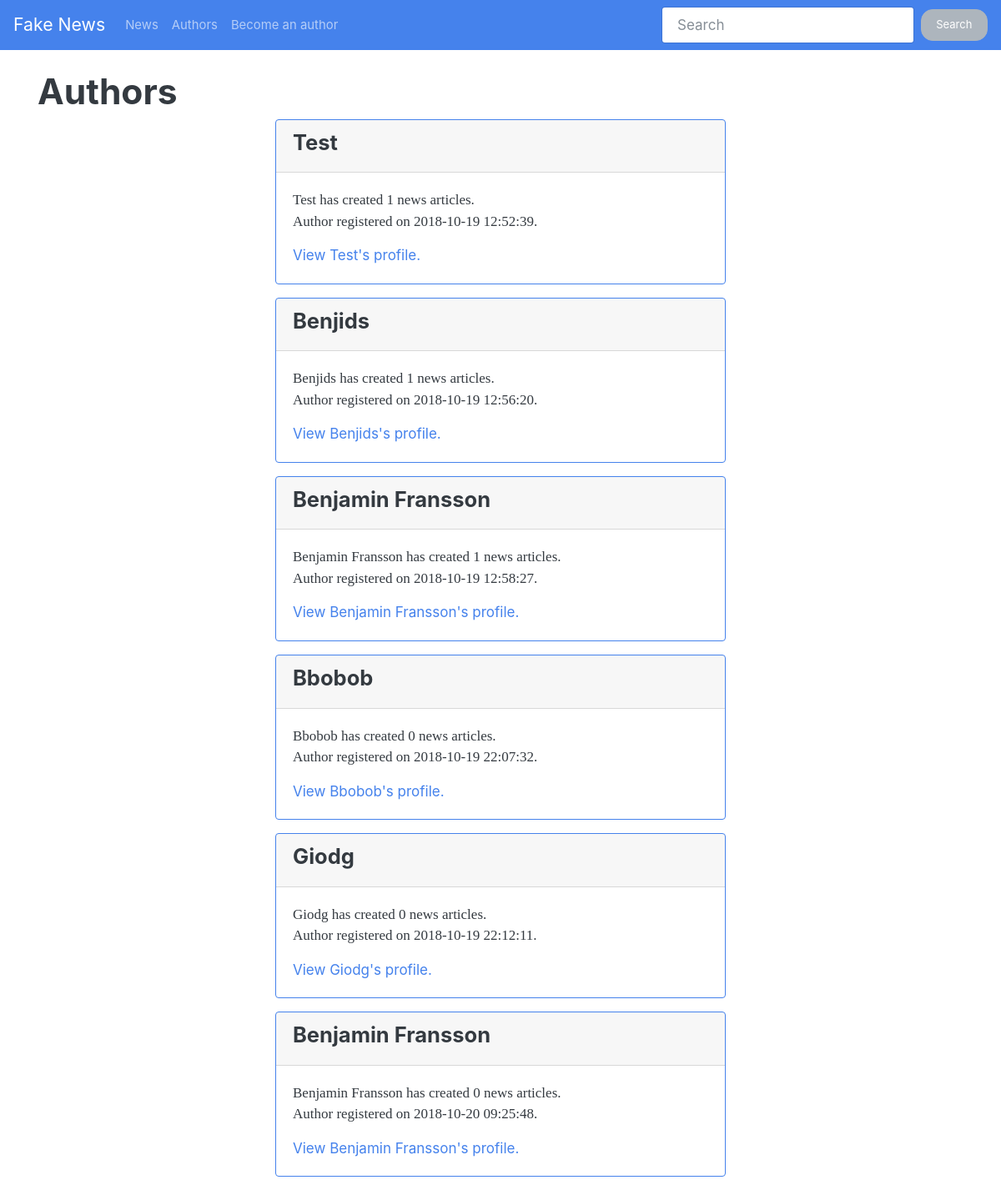
The page /authors.php on the database its author committed.
### tables this page shows
CREATE TABLE authors (
                id INTEGER PRIMARY KEY AUTOINCREMENT,
                name TEXT NOT NULL,
                email TEXT NOT NULL,
                password TEXT NOT NULL,
                date TIMESTAMP NOT NULL DEFAULT CURRENT_TIMESTAMP
                );

### authors.php (called while the page is built, shortened)
<?php
require_once $_SERVER['DOCUMENT_ROOT'].'/database/db.php';
$title = 'Authors';
require_once $_SERVER['DOCUMENT_ROOT'].'/components/head.php';
require_once $_SERVER['DOCUMENT_ROOT'].'/components/nav.php';
require_once $_SERVER['DOCUMENT_ROOT'].'/content/authors.php';
require_once $_SERVER['DOCUMENT_ROOT'].'/components/footer.php';

### database/db.php (called while the page is built, shortened)
<?php
class ConnectToDatabase
{
    private $pdo;
    public function __construct()
    {
        $this->fileName = $_SERVER['DOCUMENT_ROOT'].'/database/fake-news.db';
        $dsn = "sqlite:$this->fileName";
        $this->pdo = new PDO($dsn);
        $this->pdo->setAttribute(PDO::ATTR_ERRMODE,
                            PDO::ERRMODE_EXCEPTION);
        $this->pdo->exec('CREATE TABLE IF NOT EXISTS authors (
                id INTEGER PRIMARY KEY AUTOINCREMENT,
                name TEXT NOT NULL,
                email TEXT NOT NULL,
                password TEXT NOT NULL,
                date TIMESTAMP NOT NULL DEFAULT CURRENT_TIMESTAMP
                );');
        $this->pdo->exec('CREATE TABLE IF NOT EXISTS news (
                id INTEGER PRIMARY KEY AUTOINCREMENT,
                title TEXT NOT NULL,
                content TEXT NOT NULL,
                author INTEGER,
                likes INTEGER NOT NULL,
                date TIMESTAMP NOT NULL DEFAULT CURRENT_TIMESTAMP,
                FOREIGN KEY (id) REFERENCES authors(id)
                );');
    }
    public function getData(string $query, ?array $params = []): array
    {
        $sth = $this->pdo->prepare($query);
        $sth->execute($params);
        return $sth->fetchAll(PDO::FETCH_ASSOC);
    }
}

### content/authors.php (the view, shortened to what this page needs)
<?php
$db = new ConnectToDatabase;
$query = 'SELECT * FROM authors;';
$authors = $db->getData($query);
$query = 'SELECT title FROM news WHERE id=:id;';
?>
<main>
    <div class="container mt-4">
        <div class="row">
            <div class="col">
                <h1><?=$title?></h1>
            </div>
        </div>
        <?php foreach($authors as $author): ?>
        <?php
            $params = [':id' => $author['id']];
            $news_amount = count($db->getData($query, $params));
        ?>
        <div class="row">
            <div class="col-sm-12 col-md-6 offset-md-3">
                <div class="card border-primary mb-3">
                    <div class="card-header"><h4><?php echo ucfirst($author['name']); ?></h4></div>
                    <div class="card-body">
                        <p class="card-text"><?php echo ucfirst($author['name']); ?> has created <?php echo $news_amount; ?> news articles.<br>
                        Author registered on <?php echo $author['date']; ?>.</p>
                        <a class="card-link" href="/author.php?id=<?php echo $author['id']; ?>">View <?php echo ucfirst($author['name']); ?>'s profile.</a>
                    </div>
                </div>
            </div>
        </div>
        <?php endforeach; ?>
    </div>
</main>

### components/head.php (shortened to what this page needs)
<!DOCTYPE html>
<html lang="en">
    <head>
    <link rel="stylesheet" href="css/bootswatch.css">
</head>
<body>

### components/nav.php (shortened to what this page needs)
<?php if(isset($_SESSION['user'])): ?>
<nav class="navbar navbar-expand-lg navbar-dark bg-primary">
    <a class="navbar-brand" href="#">Fake News</a>
    <button class="navbar-toggler" type="button" data-toggle="collapse" data-target="#navbarColor01" aria-controls="navbarColor01"
        aria-expanded="false" aria-label="Toggle navigation">
        <span class="navbar-toggler-icon"></span>
    </button>
    <div class="collapse navbar-collapse" id="navbarColor01">
        <ul class="navbar-nav mr-auto">
            <li class="nav-item">
                <a class="nav-link" href="/">News</a>
            </li>
            <li class="nav-item">
                <a class="nav-link" href="/authors.php">Authors</a>
            </li>
            <li class="nav-item">
                <a class="nav-link" href="/my_news.php">My News</a>
            </li>
            <li class="nav-item">
                <a class="nav-link" href="/processing/author/logout.php">Logout</a>
            </li>
        </ul>
        <form class="form-inline my-2 my-lg-0">
            <input class="form-control mr-sm-2" type="text" placeholder="Search">
            <button class="btn btn-secondary my-2 my-sm-0" type="submit">Search</button>
        </form>
    </div>
</nav>
<?php else: ?>
<nav class="navbar navbar-expand-lg navbar-dark bg-primary">
    <a class="navbar-brand" href="#">Fake News</a>
    <div class="collapse navbar-collapse" id="navbarColor01">
        <ul class="navbar-nav mr-auto">
            <li class="nav-item">
                <a class="nav-link" href="/">News</a>
            </li>
            <li class="nav-item">
                <a class="nav-link" href="/authors.php">Authors</a>
            </li>
            <li class="nav-item">
                <a class="nav-link" href="/login.php">Become an author</a>
            </li>
        </ul>
        <form class="form-inline my-2 my-lg-0">
            <input class="form-control mr-sm-2" type="text" placeholder="Search">
            <button class="btn btn-secondary my-2 my-sm-0" type="submit">Search</button>
        </form>
    </div>
</nav>
<?php endif; ?>

### components/footer.php (shortened to what this page needs)
</body>
</html>

### rows shown on the page
authors: name "Test", news_amount "1", date "2018-10-19 12:52:39"
authors: name "Benjids", news_amount "1", date "2018-10-19 12:56:20"
authors: name "Benjamin Fransson", news_amount "1", date "2018-10-19 12:58:27"
authors: name "Bbobob", news_amount "0", date "2018-10-19 22:07:32"
authors: name "Giodg", news_amount "0", date "2018-10-19 22:12:11"
authors: name "Benjamin Fransson", news_amount "0", date "2018-10-20 09:25:48"

### other values the page prints
$title "Authors"
